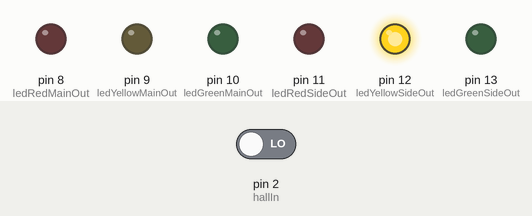
Simulated run of this sketch. Board: Arduino Uno, built with avr-gcc and run on an emulated ATmega328P. On the bench: output pins drawn as LEDs (lit = HIGH). The inputs (shaded band) are chosen by the test bench; at power-on: pin 2 (hallIn) LOW.

Above: at 0.1 s.
At 4.1 s:
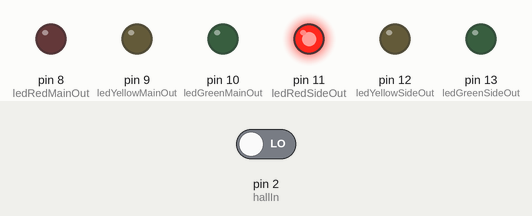
At 16.1 s:
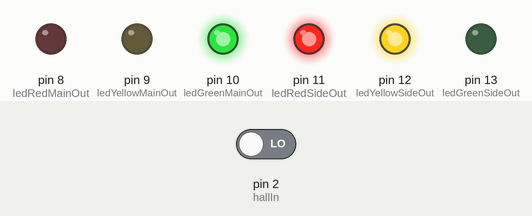
At 36.1 s:
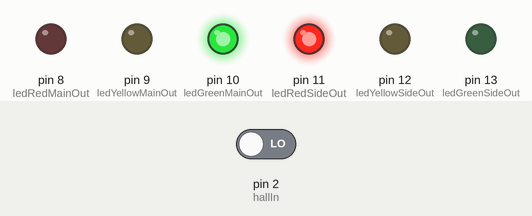
Timing chart, 0 to 37.6 s (numbered marks = the images above):
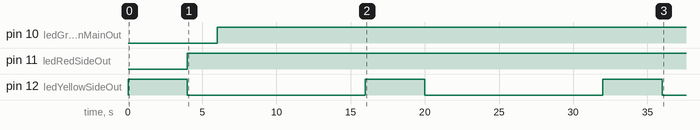

The sketch:

trafficLight.ino
```cpp
/*
TRAFFIC LIGHT SIMULATOR - ARDUINO

DESCRIPTION:
	Simulates the operatoration of a set of traffic lights
	for a T intersection. A hall effect sensor provides
	vehicle detection.

AUTHOR:
	Nicholas Kent

DATE:
	July 2018

ARDUINO TYPE:
	Uno

*/

// Constants
const int hallIn = 			 2;		// Hall Effect input pin
const int ledRedMainOut = 	 8;		// Led output Main Street Red
const int ledYellowMainOut = 9;		// Led output Main Street Yellow
const int ledGreenMainOut =  10;	// Led output Main Street Green
const int ledRedSideOut = 	 11;	// Led output Side Street Red
const int ledYellowSideOut = 12;	// Led output Side Street Yellow
const int ledGreenSideOut =  13;	// Led output Side Street Green

// Variables
int hallState = 0;					// Stores current state of sensor

void setup()
{	// Set the pin modes
	pinMode(hallIn, INPUT);				// Hall sensor input
	pinMode(ledRedMainOut, OUTPUT);		// led output
	pinMode(ledYellowMainOut, OUTPUT);	// led output
	pinMode(ledGreenMainOut, OUTPUT);	// led output
	pinMode(ledRedSideOut, OUTPUT);		// led output
	pinMode(ledYellowSideOut, OUTPUT);	// led output
	pinMode(ledGreenSideOut, OUTPUT);	// led output
}

void loop()
{	// Read state of hall effect input
	hallState = digitalRead(hallIn);

	if(hallIn == LOW && ledGreenMainOut == HIGH)
	{	// Start Main Light sequence
		// Set Main Yellow for four seconds
		digitalWrite(ledYellowMainOut, HIGH);
		digitalWrite(ledGreenMainOut, LOW);
		delay(4000);

		// Set Main red for two seconds
		digitalWrite(ledYellowMainOut, LOW);
		digitalWrite(ledRedMainOut, HIGH);
		delay(2000);

		// Set Side Green for ten seconds
		digitalWrite(ledRedSideOut, LOW);
		digitalWrite(ledGreenSideOut, HIGH);
		delay(10000);
	}
	else
	{	// Set Side Light Sequence
		// Set Side light yellow for four seconds
		digitalWrite(ledYellowSideOut, HIGH);
		digitalWrite(ledGreenSideOut, LOW);
		delay(4000);

		// Set Side red for two seconds
		digitalWrite(ledYellowSideOut, LOW);
		digitalWrite(ledRedSideOut, HIGH);
		delay(2000);

		// Set Side Green for ten seconds
		digitalWrite(ledRedMainOut, LOW);
		digitalWrite(ledGreenMainOut, HIGH);
		delay(10000);
	}
}
```

Measured:
- by itself, pin 10 (ledGreenMainOut): LOW → HIGH at 6.0 s
- by itself, pin 11 (ledRedSideOut): LOW → HIGH at 4.0 s
- by itself, pin 12 (ledYellowSideOut): alternates HIGH for 4.0 s and LOW for 12.0 s
